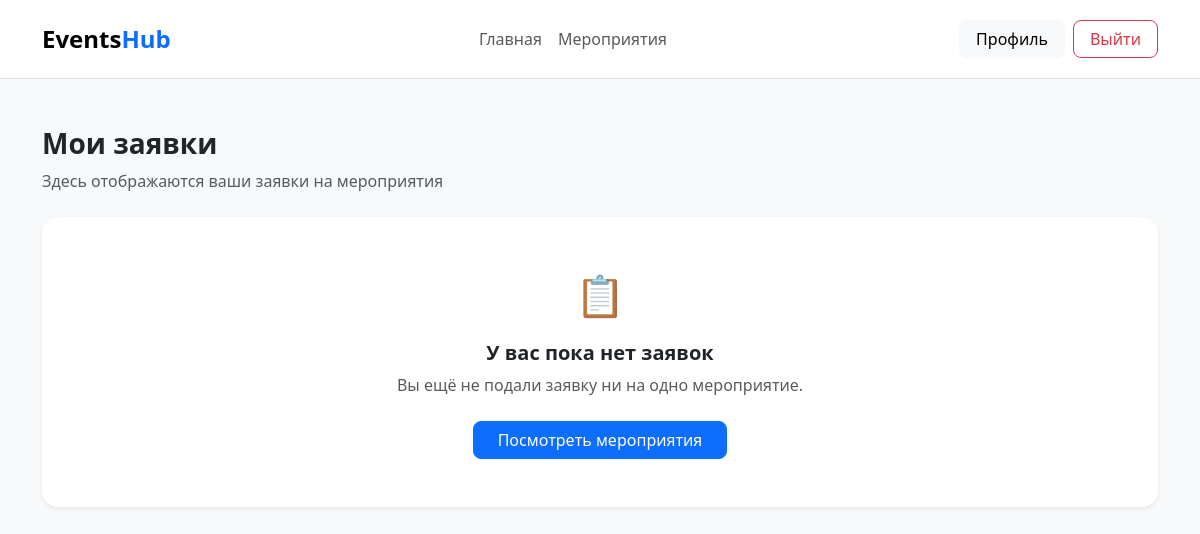
The app's page /profile (signed in), older data.
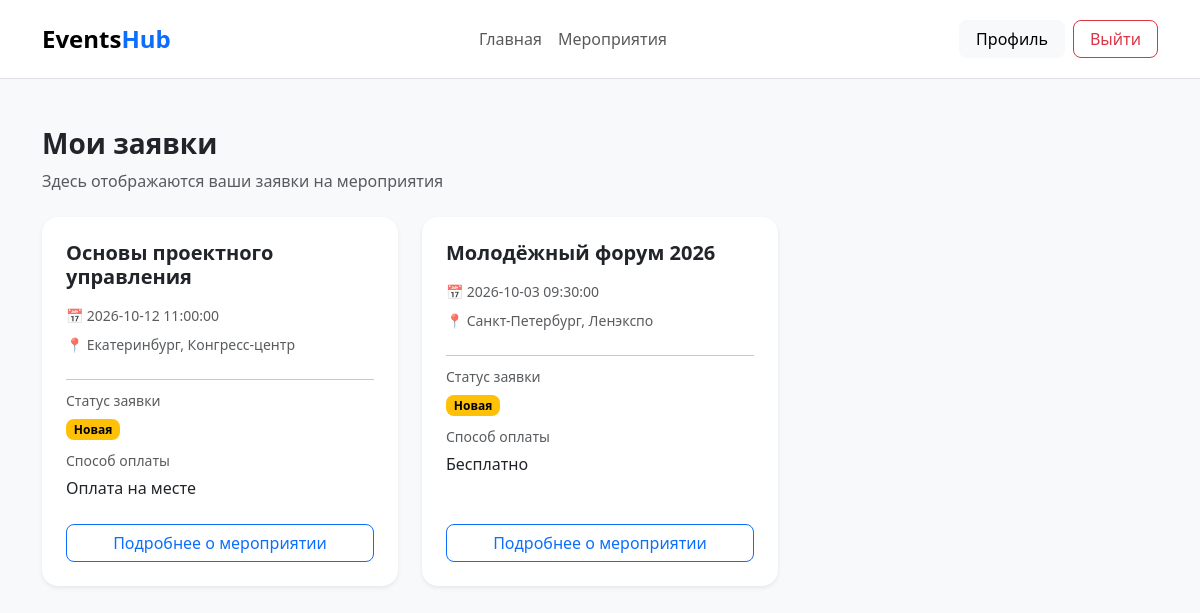
The same page, newer data.
### tables this page shows
CREATE TABLE `orders` (
  `id` int NOT NULL,
  `event_id` int NOT NULL,
  `user_id` int NOT NULL,
  `date` datetime NOT NULL DEFAULT CURRENT_TIMESTAMP,
  `pay_type` int NOT NULL,
  `status` int NOT NULL
);

CREATE TABLE `events` (
  `id` int NOT NULL,
  `title` varchar(255) NOT NULL,
  `description` text NOT NULL,
  `place` varchar(255) NOT NULL,
  `date` datetime NOT NULL
);

CREATE TABLE `order_status` (
  `id` int NOT NULL,
  `status` varchar(255) NOT NULL
);

CREATE TABLE `pay_type` (
  `id` int NOT NULL,
  `pay_type` varchar(255) NOT NULL
);

### app/Controllers/OrderController.php (called while the page is built, shortened)
<?php
class OrderController
{
    public function showProfilePage()
    {
        $orderModel = new OrderModel();
        $orders = $orderModel->getOrdersByUserIdReadReady(
            $_SESSION['user_id']
        );
        require_once __DIR__ . '/../Views/profile.php';
    }
}

### app/Models/OrderModel.php (called while the page is built, shortened)
<?php
class OrderModel
{
    public function getOrdersByUserIdReadReady(int $userId)
    {
        $pdo = Database::getConnection();
        $stmt = $pdo->prepare(
            'SELECT
            o.id,
            o.event_id,
            e.title,
            e.place,
            e.date,
            o.status,
            os.status AS status_name,
            o.pay_type,
            pt.pay_type AS pay_type_name
        FROM orders AS o
        INNER JOIN events AS e
            ON o.event_id = e.id
        INNER JOIN order_status AS os
            ON o.status = os.id
        INNER JOIN pay_type AS pt
            ON o.pay_type = pt.id
        WHERE o.user_id = ?
        ORDER BY o.date DESC'
        );
        $stmt->execute([$userId]);
        return $stmt->fetchAll(PDO::FETCH_ASSOC);
    }
}
?>

### app/Views/profile.php (the view, shortened to what the changed rows need)
<!DOCTYPE html>
<html lang="ru">
<head>
    <link href="https://cdn.jsdelivr.net/npm/bootstrap@5.3.8/dist/css/bootstrap.min.css" rel="stylesheet"
>
</head>
<body class="bg-light">
    <main class="container py-5">
        <header class="mb-4">
            <h1 class="h3 fw-bold mb-2">
                Мои заявки
            </h1>
        </header>
        <?php if (empty($orders)): ?>
            <div class="card border-0 shadow-sm rounded-4">
                <div class="card-body p-5 text-center">
                    <div class="fs-1 mb-3">
                        📋
                    </div>
                    <h2 class="h5 fw-bold mb-2">
                        У вас пока нет заявок
                    </h2>
                    <p class="text-body-secondary mb-4">
                        Вы ещё не подали заявку ни на одно мероприятие.
                    </p>
                    <a href="/" class="btn btn-primary rounded-3 px-4">
                        Посмотреть мероприятия
                    </a>
                </div>
            </div>
        <?php else: ?>
            <div class="row g-4">
                <?php foreach ($orders as $order): ?>
                    <div class="col-12 col-md-6 col-lg-4">
                        <div class="card border-0 shadow-sm rounded-4 h-100">
                            <div class="card-body p-4 d-flex flex-column">
                                <h2 class="h5 fw-bold mb-3">
                                    <?= htmlspecialchars($order['title']) ?>
                                </h2>
                                <div class="small text-body-secondary mb-2">
                                    📅
                                    <?= htmlspecialchars($order['date']) ?>
                                </div>
                                <div class="small text-body-secondary mb-3">
                                    📍
                                    <?= htmlspecialchars($order['place']) ?>
                                </div>
                                <hr class="my-2">
                                <div class="mb-2">
                                    <span class="small text-body-secondary">
                                        Статус заявки
                                    </span>
                                    <div class="mt-1">
                                        <?php
                                        $statusClass = match ((int) $order['status']) {
                                            1 => 'text-bg-warning',
                                            2 => 'text-bg-info',
                                            3 => 'text-bg-success',
                                            4 => 'text-bg-danger',
                                            5 => 'text-bg-secondary',
                                            default => 'text-bg-secondary'
                                        };
                                        ?>
                                        <span class="badge <?= $statusClass ?> rounded-3">
                                            <?= htmlspecialchars($order['status_name']) ?>
                                        </span>
                                    </div>
                                </div>
                                <div class="mb-4">
                                    <span class="small text-body-secondary">
                                        Способ оплаты
                                    </span>
                                    <div class="fw-medium mt-1">
                                        <?= htmlspecialchars($order['pay_type_name']) ?>
                                    </div>
                                </div>
                                <div class="mt-auto">
                                    <a href="/events/<?= (int) $order['event_id'] ?>"
                                        class="btn btn-outline-primary rounded-3 w-100">
                                        Подробнее о мероприятии
                                    </a>
                                </div>
                            </div>
                        </div>
                    </div>
                <?php endforeach; ?>
            </div>
        <?php endif; ?>
    </main>
</body>
</html>

Row changes from the older to the newer data that the page shows:
added orders: event.title "Основы проектного управления", event.date "2026-10-12 11:00:00", event.place "Екатеринбург, Конгресс-центр", status.status "Новая", pay_type.pay_type "Оплата на месте"
added orders: event.title "Молодёжный форум 2026", event.date "2026-10-03 09:30:00", event.place "Санкт-Петербург, Ленэкспо", status.status "Новая", pay_type.pay_type "Бесплатно"
Text that changed along with them:
text no longer shown: "📋 У вас пока нет заявок Вы ещё не подали заявку ни на одно мероприятие. Посмотреть мероприятия"
